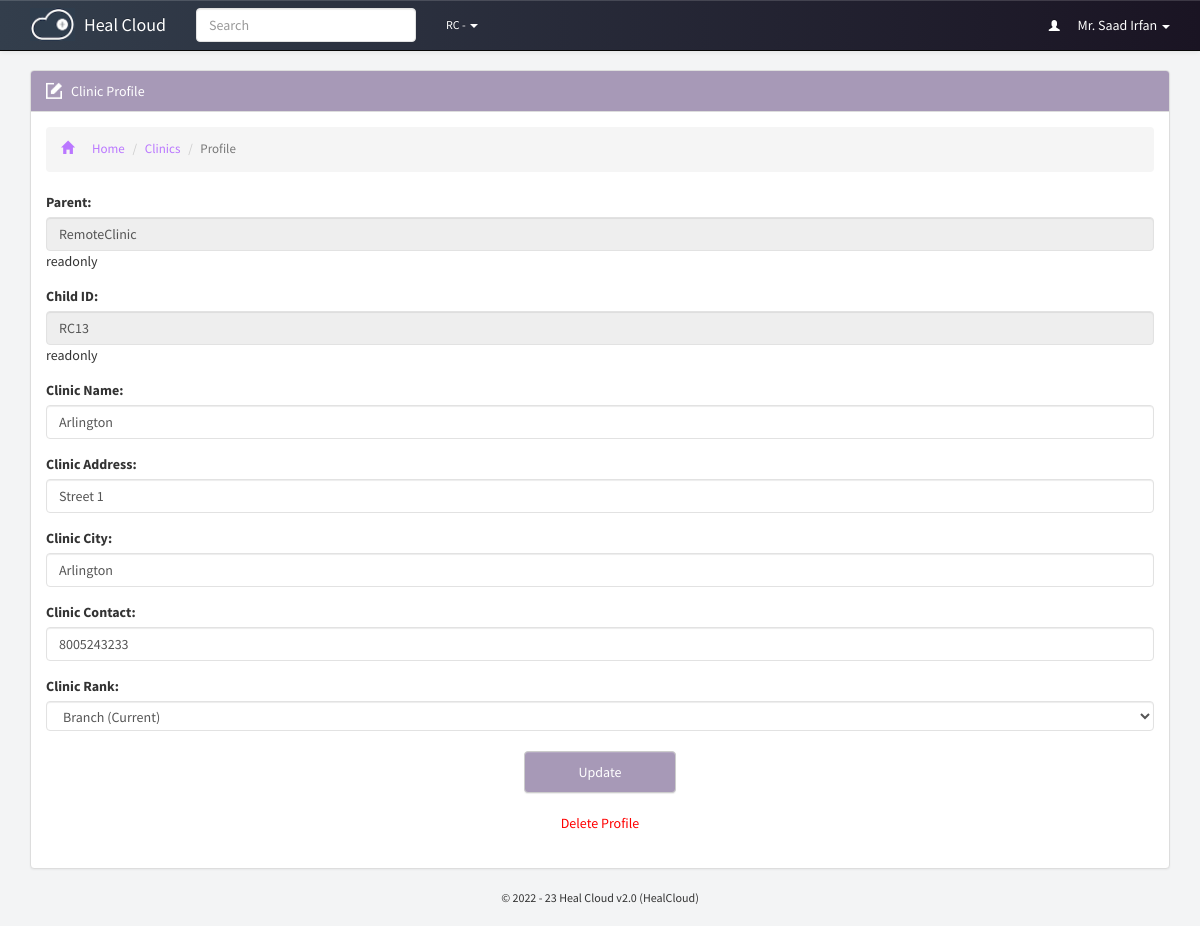
Screenshot of /clinics/edit.php?id=13 (signed in) with the database file from the repository.
### tables this page shows
CREATE TABLE `p_global_permissions` (
  `id` varchar(250) NOT NULL DEFAULT '',
  `portal_name` varchar(250) NOT NULL,
  `version` varchar(250) NOT NULL,
  `guardian_short_name` varchar(250) NOT NULL,
  `guardian_name` varchar(250) NOT NULL,
  `register_patient` varchar(20) NOT NULL,
  `prescribe_patient` varchar(20) NOT NULL,
  `patients_directory` varchar(20) NOT NULL,
  `pending_prescriptions` varchar(20) NOT NULL,
  `add_staff` varchar(20) NOT NULL,
  `staff_directory` varchar(20) NOT NULL,
  `my_porfile` varchar(20) NOT NULL,
  `staff_profile` varchar(20) NOT NULL,
  `add_branch` varchar(20) NOT NULL,
  `branches_directory` varchar(20) NOT NULL,
  `global_settings` varchar(20) NOT NULL,
  `introduce_medicine` varchar(20) NOT NULL,
  `update_stock` varchar(20) NOT NULL,
  `consumed_stock_local` varchar(20) NOT NULL,
  `consumed_stock_global` varchar(20) NOT NULL,
  `opening_time` varchar(250) NOT NULL,
  `closing_time` varchar(250) NOT NULL,
  `during_close_time` varchar(20) NOT NULL,
  `theme` varchar(250) NOT NULL,
  `timezone` varchar(250) NOT NULL,
  `charge_mode_a` varchar(250) NOT NULL,
  `charge_mode_b` varchar(250) NOT NULL,
  `charge_mode_c` varchar(250) NOT NULL,
  `charge_mode_d` varchar(250) NOT NULL,
  `access_level_6` varchar(250) NOT NULL,
  `access_level_5` varchar(250) NOT NULL,
  `access_level_4` varchar(250) NOT NULL,
  `access_level_3` varchar(250) NOT NULL,
  `access_level_2` varchar(250) NOT NULL,
  `access_level_1` varchar(250) NOT NULL,
  `mobile_number` varchar(250) NOT NULL,
  `address` varchar(250) NOT NULL,
  `sign_level` varchar(250) NOT NULL,
  `medicine_directory` varchar(250) NOT NULL,
  `medicine_profile` varchar(250) NOT NULL,
  `patient_contact` varchar(250) NOT NULL,
  `patient_address` varchar(250) NOT NULL,
  `patient_email` varchar(250) NOT NULL,
  `edit_patient` varchar(250) NOT NULL,
  `manage_patients` varchar(250) NOT NULL,
  `auto_refresh` varchar(250) NOT NULL,
  `currency` varchar(250) NOT NULL,
  `charge_mode_a_value` int(20) NOT NULL,
  `charge_mode_b_value` int(20) NOT NULL,
  `charge_mode_c_value` int(20) NOT NULL,
  `charge_mode_d_value` int(20) NOT NULL,
  `updated_by` varchar(255) NOT NULL,
  `last_update` datetime NOT NULL,
  `recent_hours` varchar(250) NOT NULL
);

CREATE TABLE `p_branches_dir` (
  `id` bigint(20) NOT NULL,
  `guardian` varchar(250) NOT NULL,
  `name` varchar(250) NOT NULL,
  `address` varchar(250) NOT NULL,
  `location` varchar(250) NOT NULL,
  `contact` varchar(250) NOT NULL,
  `type` varchar(250) NOT NULL,
  `last_update` datetime NOT NULL
);

### pre-includes/regular-functions.php (called while the page is built, shortened)
<?php
$global_permission = mysqli_fetch_object(mysqli_query($con, "select * from p_global_permissions where id='1'"));

### pre-includes/all.php (called while the page is built, shortened)
<?php
include "db.php";
require_once "regular-functions.php";
?>

### includes/initiate.php (called while the page is built, shortened)
<?php
	require_once "../pre-includes/all.php";
?>

### clinics/edit.php (the view, shortened to what this page needs)
<?php
	require_once "../includes/initiate.php";
	if(isset($_GET['id'])){$branch_id=$_GET['id'];}
?>
<div id="branch-edit-profile" class="container page">
<div class="panel panel-default">
<div class="panel-heading theme-branches"><span class="inlineicon edit-mini">Clinic Profile</span></div>
<div class="panel-body">
<ol class="breadcrumb link-branches">
  <li><a href="../dashboard"><i class="glyphicon glyphicon-home"></i>Home</a></li>
  <li><a href="../clinics/">Clinics</a></li>
  <li class="active">Profile</li>
</ol>
<form method="post" action="" enctype="multipart/form-data">
<?php $clinic=mysqli_fetch_object(mysqli_query($con, "select * from p_branches_dir where id='$branch_id' "));?>
	<div class="form-group"><label>Parent:</label><input class="form-control" name="guardian" readonly="readonly" value="<?php echo "$global_permission->guardian_name"?>"" type="text" />readonly</div>
	<div class="form-group"><label>Child ID:</label><input class="form-control" name="id" value="<?php echo "$global_permission->guardian_short_name"?><?php echo "$clinic->id";?>" readonly="readonly" type="text" />readonly</div>
	<div class="form-group"><label>Clinic Name:</label><input class="form-control" name="name" id="name" type="text" value="<?php echo "$clinic->name";?>" maxlength="30"/></div>
	<div class="form-group"><label>Clinic Address:</label><input class="form-control" name="address" id="address" type="text" value="<?php echo "$clinic->address";?>" maxlength="50" /></div>
	<div class="form-group"><label>Clinic City:</label><input class="form-control" name="location" id="location" type="text"  value="<?php echo "$clinic->location";?>" maxlength="30"/></div>
	<div class="form-group"><label>Clinic Contact:</label><input class="form-control" name="contact" id="contact" type="text"  value="<?php echo "$clinic->contact";?>" maxlength="20"/></div>
	<div class="form-group"><label>Clinic Rank:</label><select class="form-control" name='type'  name="type" id='type' size='1' tabindex='1'>
            <option value='<?php echo "$clinic->type";?>'><?php echo "$clinic->type";?> (Current)</option>
            <option value='Head Office'>Head Office</option></select></div>
			<input name="submit" class="btn btn-default formbutton theme-branches" type="submit" value="Update">
</form>
	<div id="page-clear" align="center"><div id="deleteButton"><a class="delete-me" href="edit.php?id=<?php echo "$branch_id";?>&delete">Delete Profile</a></div></div>
</div>
</div>
</div>

### theme/css/main.css (style rules this page uses)
body, html { background: #f3f4f5; font-family: "Source Sans Pro", sans-serif; }
#page-clear { margin-bottom: 20px; }
.page.container { margin-top: 70px; }
.panel-body:before { -webkit-clip-path: polygon(0 0, 100% 0, 100% 56%, 0 42%); clip-path: polygon(0 0, 100% 0, 100% 56%, 0 42%); background-color: #e2e8ec !important; }
.theme-branches { background: #a799b7 !important; color: #fff !important; }
.link-branches a { color: #ba77ff !important; }
.breadcrumb i { padding-right: 18px; }
.btn-default.theme-portal, .btn-default.theme-patients, .btn-default.theme-staff, .btn-default.theme-branches, .btn-default.theme-medicines, .btn-default.norm { text-transform: capitalize; padding: 10px 35px; text-shadow: none; display: block; width: 152px !important; text-align: center; }
.panel-body li { list-style: none; padding: 5px 0; font-size: 13px; color: #333; }
.panel-default>.panel-heading { background-image: none; }
form { margin-right: auto; margin-left: auto; }
.form-control { border: 1px solid #e2e2e2; }
form select[multiple], form select[size] { height: 30px !important; }
.edit-mini { background: url(../icons/edit-mini.png) no-repeat; padding-left: 25px; background-size: 16px auto; }
.edit-button, .btn.btn-default.formbutton { margin: 20px auto !important; text-align: center !important; }
.delete-me { color: red; margin: 20px 0; padding: 10px 30px; border-radius: 4px; width: 152px !important; }

### rows the page displays
p_global_permissions: guardian "RemoteClinic", id "RC13"
p_branches_dir: name "Arlington", address "Street 1", location "Arlington", contact "8005243233", type "Branch (Current)"

### other values shown
get_global('portal_name') "Heal Cloud"
get_global('guardian_short_name') "RC"
staff_info("full_name") "Mr. Saad Irfan"
get_global('version') "2.0"
